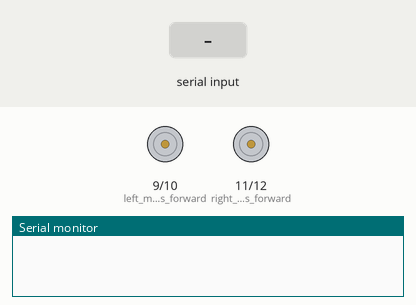
Recording of a sketch running on a simulated Arduino Uno, built with avr-gcc and run on an emulated ATmega328P. On the bench: motor-driver pin pairs drawn as motors (green arrow = first pin HIGH = forward, orange = second pin HIGH = backward, longer = more drive), the last lines printed to the serial monitor. Inputs (shaded band) come from the test bench.

Above: at 1.2 s.
1.3 s: "F" received over Serial
At 2.6 s:
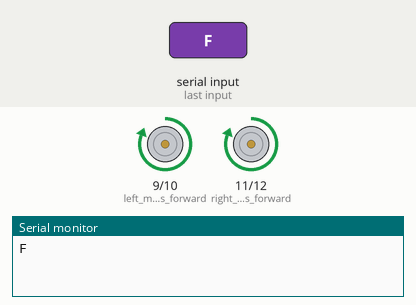
2.9 s: "B" received over Serial
At 4.1 s:
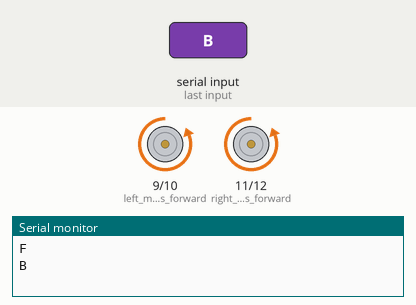
4.5 s: "3" received over Serial
At 5.2 s:
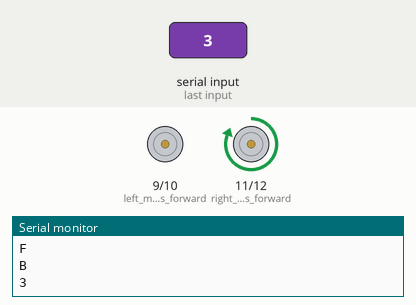
6.0 s: "L" received over Serial
At 6.4 s:
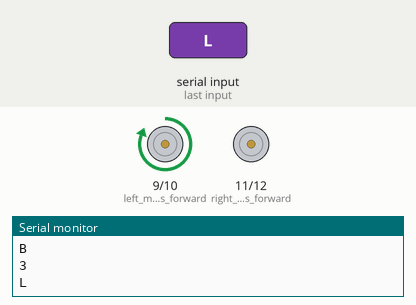
Timing chart, 0 to 8.5 s (numbered marks = the images above; inputs shaded):
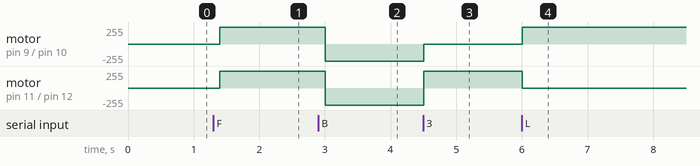

The sketch:

bluetooth_controlcar.ino
```cpp
char t;

void setup() {
pinMode(9,OUTPUT);   //left motors forward
pinMode(10,OUTPUT);   //left motors reverse
pinMode(11,OUTPUT);   //right motors forward
pinMode(12,OUTPUT);   //right motors reverse

Serial.begin(9600);

}

void loop() {
if(Serial.available()){
  t = Serial.read();
  Serial.println(t);
}

if(t == 'F'){
  digitalWrite(9,HIGH);
  digitalWrite(10,LOW);
  digitalWrite(11,HIGH);
  digitalWrite(12,LOW);
}

else if(t == 'B'){
  digitalWrite(9,LOW);
  digitalWrite(10,HIGH);
  digitalWrite(11,LOW);
  digitalWrite(12,HIGH);
}

else if(t == '3'){
  digitalWrite(9,LOW);
  digitalWrite(10,LOW);
  digitalWrite(11,HIGH);
  digitalWrite(12,LOW);
}

else if(t == 'L'){
  digitalWrite(9,HIGH);
  digitalWrite(10,LOW);
  digitalWrite(11,LOW);
  digitalWrite(12,LOW);
}

else if(t == 'R'){
  digitalWrite(9,LOW);
  digitalWrite(10,LOW);
  digitalWrite(11,LOW);
  digitalWrite(12,LOW);
}
delay(100);
}
```

Measured:
- after the input at 1.3 s, motor on pin 9 (left_motors_forward) / pin 10 (left_motors_reverse), motor on pin 11 (right_motors_forward) / pin 12 (right_motors_reverse): stopped → forward 255/255 after 0.10 s
- after the input at 2.9 s, motor on pin 9 (left_motors_forward) / pin 10 (left_motors_reverse), motor on pin 11 (right_motors_forward) / pin 12 (right_motors_reverse): forward 255/255 → backward 255/255 after 0.10 s
- after the input at 4.5 s, motor on pin 9 (left_motors_forward) / pin 10 (left_motors_reverse): backward 255/255 → stopped at once; motor on pin 11 (right_motors_forward) / pin 12 (right_motors_reverse): backward 255/255 → forward 255/255 at once
- after the input at 6.0 s, motor on pin 9 (left_motors_forward) / pin 10 (left_motors_reverse): stopped → forward 255/255 at once; motor on pin 11 (right_motors_forward) / pin 12 (right_motors_reverse): forward 255/255 → stopped at once
